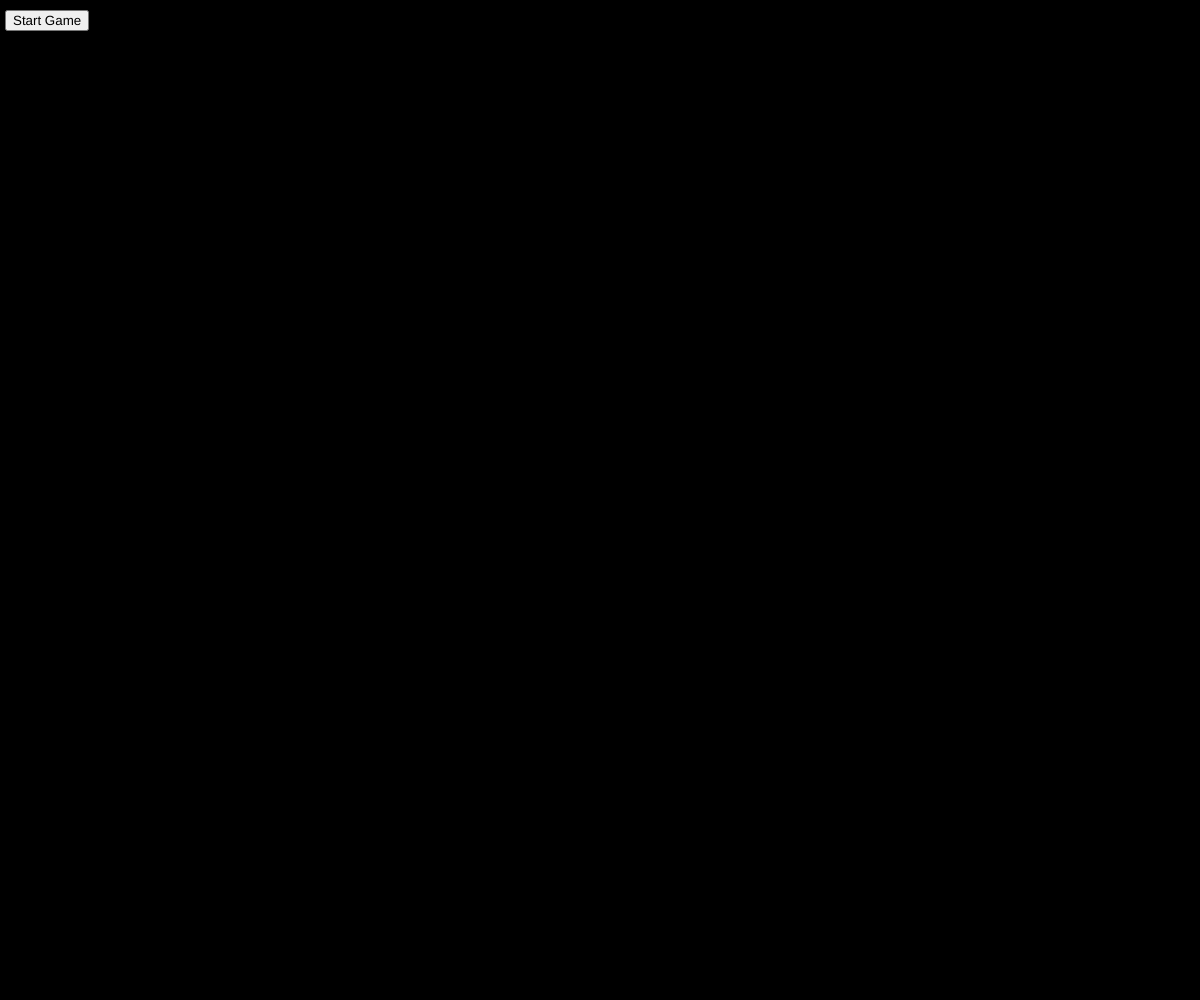
Frame 1 (no input)
Frame 60 (no input): identical to frame 1, image omitted
Frame 120 (the mouse pressed at the canvas centre since frame 60): identical to frame 1, image omitted

The p5.js sketch that drew this single still picture (run headless with seeded random() and noise() and a simulated clock; from frame 60 on, the mouse is pressed at the canvas centre):

// p5.js sketch
// ── sketch.js
let ball;
let player1;
let player2;
let gameStarted = false;  // flag to track whether the game has started

function setup() {
  createCanvas(windowWidth, windowHeight);
  
  // create the start button
startButton()
}

function startButton() {
  button = createButton('Start Game').mousePressed(startGame);
  button.position(5, 10)
}

function draw() {
  background(0);
  
  if (gameStarted) {
    player1.update();
    player1.show();
  
    player2.update();
    player2.show();
  
    ball.update();
    ball.show();
  
    ball.checkPaddleCollision(player1);
    ball.checkPaddleCollision(player2);
  
    displayScores();
  }
}

function startGame() {
  ball = new Ball();
  player1 = new Paddle(windowWidth * 0.1, windowHeight/2);
  player2 = new Paddle(windowWidth * 0.9, windowHeight/2);
  gameStarted = true;
}

function displayScores() {
  fill(255);
  textSize(32);
  textAlign(CENTER, CENTER);
  text("P1 Score: " + player1.score, width/4, height/8);
  text("P2 Score: " + player2.score, 3*width/4, height/8);
}

class Ball {
  constructor() {
    this.diameter = windowHeight * 0.08;
    this.speed = 3;
    this.xVelocity = this.speed;
    this.yVelocity = this.speed;
    this.reset();
  }
  
  update() {
    this.x += this.xVelocity;
    this.y += this.yVelocity;
    
    if (this.y < 0 || this.y > height) {
      this.yVelocity *= -1;
    }
    
    if (this.x < 0) {
      this.reset();
      player2.score++;
    } else if (this.x > width) {
      this.reset();
      player1.score++;
    }
  }
  
  reset() {
    this.x = width/2;
    this.y = height/2;
    this.xVelocity = -this.xVelocity;
  }
  
  show() {
    fill(255);
    ellipse(this.x, this.y, this.diameter, this.diameter);
  }
  
  checkPaddleCollision(paddle) {
    if (this.x - this.diameter/2 < paddle.x + paddle.w/2 && 
        this.x + this.diameter/2 > paddle.x - paddle.w/2 &&
        this.y - this.diameter/2 < paddle.y + paddle.h/2 &&
        this.y + this.diameter/2 > paddle.y - paddle.h/2) {
          this.xVelocity *= -1;
        }
  }
}

class Paddle {
  constructor(x, y) {
    this.x = x;
    this.y = y;
    this.w = windowWidth * 0.01;
    this.h = windowHeight * 0.2;
    this.score = 0;
    this.upKey = (x === windowWidth * 0.1) ? 87 : UP_ARROW;
    this.downKey = (x === windowWidth * 0.1) ? 83 : DOWN_ARROW;
  }
  
  update() {
    if (keyIsDown(this.upKey)) {
      this.y -= 5;
    }
    if (keyIsDown(this.downKey)) {
      this.y += 5;
    }
    this.y = constrain(this.y, 0, height - this.h);

  }
  
  show() {
    fill(255);
    rect(this.x, this.y, this.w, this.h);
  }
}
